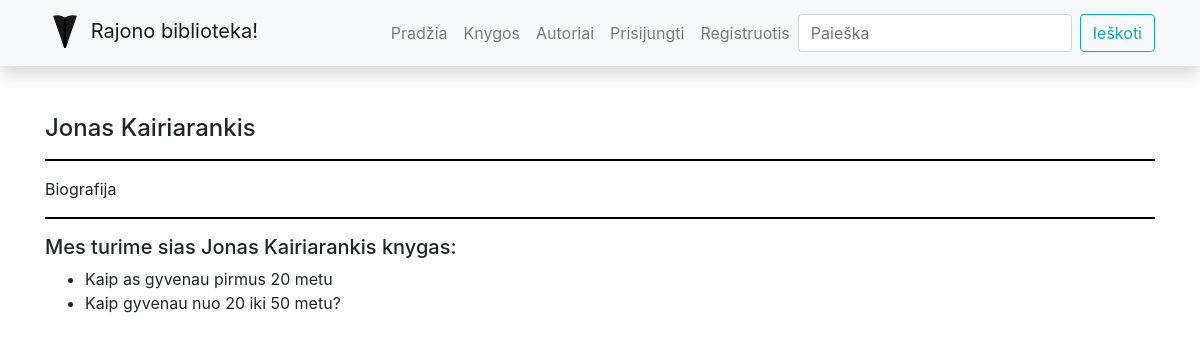
Screenshot of /library/authors/1 with the database file from the repository.
### library/models.py (models this page shows, shortened)
class Author(models.Model):
    first_name = models.CharField('Vardas', max_length=100)
    last_name = models.CharField('Pavarde', max_length=100)
    description = HTMLField()
    def display_books(self):
        return ', '.join([book.title for book in self.books.all()[:3]])
    display_books.short_description = "Knygos"
    class Meta:
        ordering = ['last_name', 'first_name']
        verbose_name = "Autorius"
        verbose_name_plural = "Autoriai"

class Book(models.Model):
    title = models.CharField('Pavadinimas', max_length=200)
    author = models.ForeignKey('Author', on_delete=models.SET_NULL, null=True, related_name='books')
    summary = models.TextField('Aprasymas', max_length=1000, help_text='Trumpas knygos aprasymas')
    isbn = models.CharField('ISBN', max_length=13)
    genre = models.ManyToManyField(Genre, help_text='Isrinkite zanra knygai')
    cover = models.ImageField('Virselis', upload_to='covers', null=True, blank=True)
    def display_genre(self):
        return '; '.join([genre.name for genre in self.genre.all()])
    display_genre.short_description = 'Zanras'
    class Meta:
        verbose_name = "Knyga"
        verbose_name_plural = "Knygos"

### library/views.py (the view)
# urls.py: path('authors/<int:author_id>', views.author, name='author-detail'),
def author(request, author_id):
    single_author = get_object_or_404(Author, pk=author_id)  # pk - primary key
    return render(request, 'author.html', {'author': single_author})  # {'author':single_author] - context

### library/templates/author.html
{% extends "base.html" %}
{% block content %}
<div>
  <h4>{{author.first_name}} {{author.last_name}}</h4>
  <hr/>
  <p>{{author.description | safe }}</p>
  <hr/>
  <h5>Mes turime sias {{author.first_name}} {{author.last_name}} knygas: </h5>
  <ul>
    {%  for book_obj in author.books.all %}
    <li> {{book_obj.title}} </li>
    {% endfor %}
  </ul>
</div>
{% endblock %}

### library/static/css/styles.css (style rules this page uses)
hr { width: 100%; background-color: black; height: 1px; border-color : transparent; }

### rows the page displays
Author: first_name "Jonas", last_name "Kairiarankis", description "Biografija"
Book: title "Kaip as gyvenau pirmus 20 metu"
Book: title "Kaip gyvenau nuo 20 iki 50 metu?"
